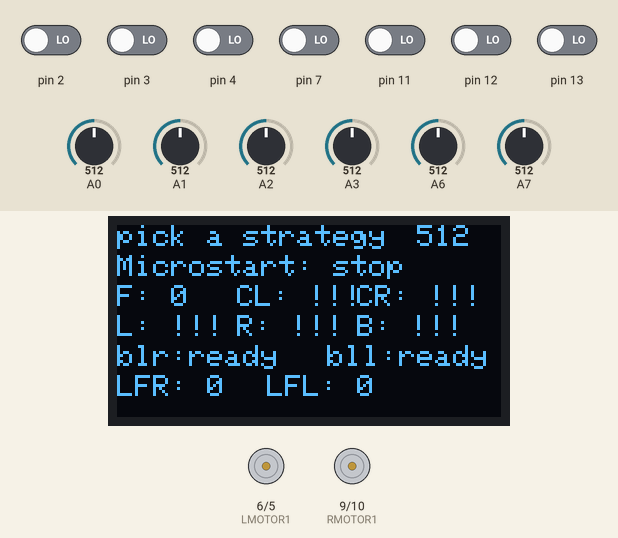
The program below on a simulated Arduino Uno, built with avr-gcc and run on an emulated ATmega328P. On the bench: 128×64 one-colour display, motor-driver pin pairs drawn as motors (green arrow = first pin HIGH = forward, orange = second pin HIGH = backward, longer = more drive). The inputs (shaded band) are chosen by the test bench; at power-on: pin 2–4, pin 7, pin 11–13 LOW, A0 = 512, A1 = 512, A2 = 512, A3 = 512, A6 = 512, A7 = 512. What the program prints to the serial monitor is not drawn.

Above: at 1.2 s.
1.3 s: pin 3 driven HIGH
At 1.6 s:
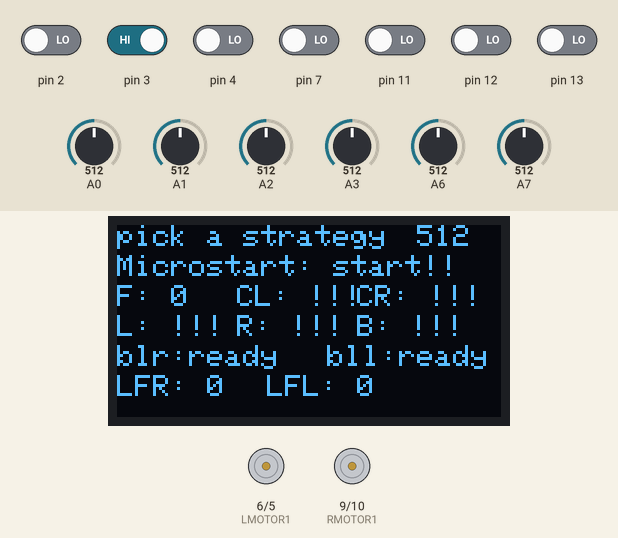
3.8 s: A0 set to 498
At 4.1 s:
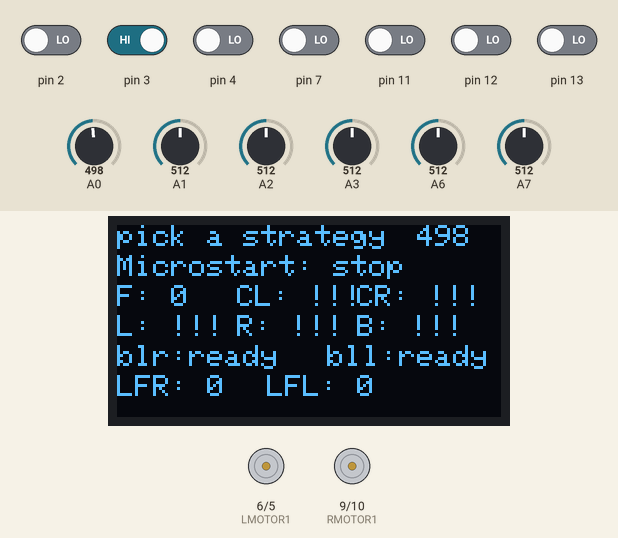
5.4 s: A0 set to 473
At 6.4 s:
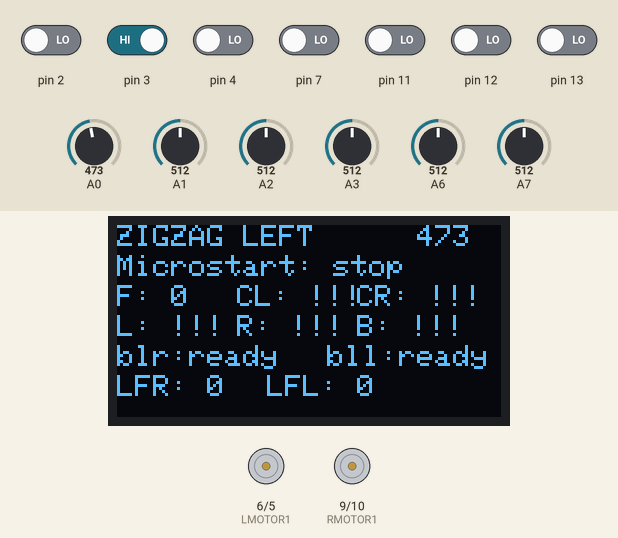
10.1 s: A0 set to 495
At 11.96 s:
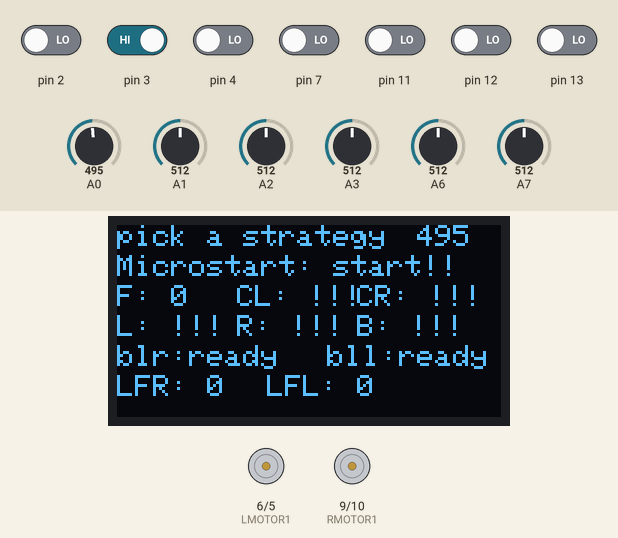
13.0 s: A1 set to 74
14.5 s: A1 set to 62
At 14.94 s:
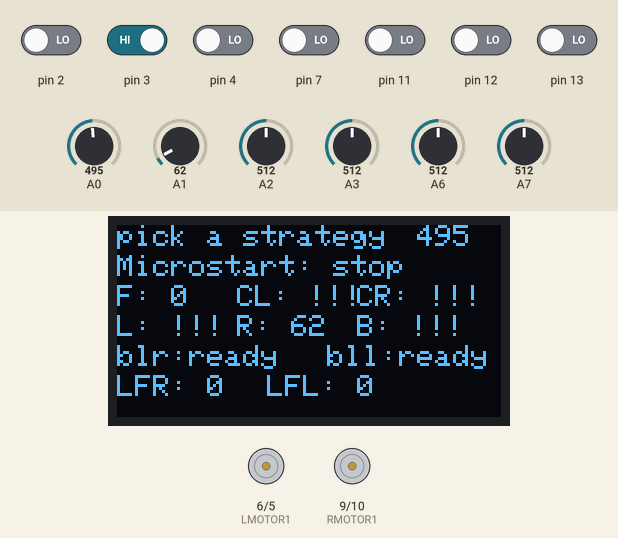
Timing chart, 0 to 17.5 s (numbered marks = the images above; inputs shaded):
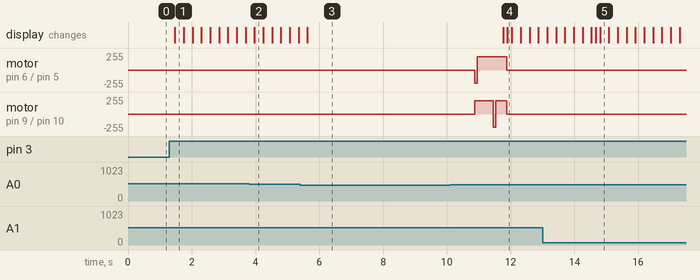

Measured:
- the behaviour switches between 486 and 485 on A0 (found by bisection; images 2 and 3)
- the behaviour switches between 70 and 69 on A1 (found by bisection; images 4 and 5)
- after the input at 1.3 s, the display: changes after 0.17 s (image 1)
- after the input at 3.8 s, the display: changes after 0.16 s (image 2)
- after the input at 5.4 s, the display: changes after 0.22 s (image 3)
- after the input at 10.1 s, the display: first differs from a run without the input after 1.8 s (image 4)
- after the input at 14.5 s, the display: first differs from a run without the input after 0.17 s (image 5 shows a later state)

The program:

main.cpp
```cpp
#include <Arduino.h>
#include <SPI.h>
#include <Wire.h>
#include <Adafruit_GFX.h>
#include <Adafruit_SSD1306.h>

//motor
#define RMOTOR1 9
#define RMOTOR2 10

#define LMOTOR1 6
#define LMOTOR2 5

#define SCREEN_WIDTH 128 // OLED display width, in pixels
#define SCREEN_HEIGHT 64 // OLED display height, in pixels

#define OLED_RESET     -1 // Reset pin # (or -1 if sharing Arduino reset pin)
#define SCREEN_ADDRESS 0x3C // Use 0x3D if 0x3C doesn't work
Adafruit_SSD1306 display(SCREEN_WIDTH, SCREEN_HEIGHT, &Wire, OLED_RESET);

//flag
bool buttonClicked = false; // Initialize the flag
bool startSumo = false;
bool zigzagR = false;
bool start = false;


void attack(){
  analogWrite (RMOTOR1, 200);
  analogWrite (RMOTOR2, 0);
  analogWrite (LMOTOR1, 200);
  analogWrite (LMOTOR2, 0);
  Serial.println ("ATTACK");
}

void forward(){
  analogWrite (RMOTOR1, 83);
  analogWrite (RMOTOR2, 0);
  analogWrite (LMOTOR1, 100);
  analogWrite (LMOTOR2, 0);
  Serial.println ("Forward");
}

void backwards(){
  analogWrite (RMOTOR1, 0);
  analogWrite (RMOTOR2, 180);
  analogWrite (LMOTOR1, 0);
  analogWrite (LMOTOR2, 180);
  Serial.println ("Backward");
}

void right(){
  analogWrite (RMOTOR1, 0);
  analogWrite (RMOTOR2, 200);
  analogWrite (LMOTOR1, 200);
  analogWrite (LMOTOR2, 0);
  Serial.println ("right");
}

void left(){
  analogWrite (RMOTOR1, 200);
  analogWrite (RMOTOR2, 0);
  analogWrite (LMOTOR1, 0);
  analogWrite (LMOTOR2, 200);
  Serial.println ("left");
}
void cornerRight(){
  analogWrite (RMOTOR1, 0);
  analogWrite (RMOTOR2, 120);
  analogWrite (LMOTOR1, 200);
  analogWrite (LMOTOR2, 0);
  Serial.println ("right");
}

void cornerLeft(){
  analogWrite (RMOTOR1, 200);
  analogWrite (RMOTOR2, 0);
  analogWrite (LMOTOR1, 0);
  analogWrite (LMOTOR2, 120);
  Serial.println ("left");
}
void stop(){
  analogWrite (RMOTOR1, 0);
  analogWrite (RMOTOR2, 0);
  analogWrite (LMOTOR1, 0);
  analogWrite (LMOTOR2, 0);
  Serial.println ("STOP");
}


void setup() {

  Serial.begin(9600);

// Display
if(!display.begin(SSD1306_SWITCHCAPVCC, SCREEN_ADDRESS)) {
    Serial.println(F("SSD1306 allocation failed"));
    for(;;);
}
  display.clearDisplay();
  display.setTextSize(1);
  display.setRotation(2);
  display.setTextColor(SSD1306_WHITE);

// SENSORS
  pinMode(2, INPUT);
  pinMode(3, INPUT);
  pinMode(7, INPUT);
  pinMode(8, INPUT);
  pinMode(A0, INPUT);
  pinMode(A1, INPUT);
  pinMode(A2, INPUT);
  pinMode(A3, INPUT);
  pinMode(A6, INPUT);
  pinMode(A7, INPUT);

// MOTOR
  pinMode(5, OUTPUT);
  pinMode(6, OUTPUT);
  pinMode(9, OUTPUT);
  pinMode(10, OUTPUT);

}


void loop() {
  display.clearDisplay();

  int Strategies = analogRead(A0);
  int irStart = digitalRead(2);
  int buttonStart = digitalRead(3);
  int lineLeftBack = digitalRead(7);
  int lineRightBack = digitalRead(12);
  int lineLeft = digitalRead(11);
  int lineRight = digitalRead(13);
  // Sensors
  int irFront = digitalRead(4);
  int irSensorLeft = analogRead(A3);
  int irSensorRight = analogRead(A1);
  int irSensorBack = analogRead(A2);
  int irCornerRight = analogRead(A6);
  int irCornerLeft = analogRead(A7);


if (buttonStart == HIGH) {
  if (!buttonClicked) {
    buttonClicked = true;
    startSumo = !startSumo;
  } else {
    buttonClicked = false;
  }
  delay(100);
}

if (startSumo or irStart == 1) {
  display.setCursor(0, 10);
  display.print(F("Microstart: "));
  display.println("start!!");
  start = true;
} else {
  display.setCursor(0, 10);
  display.print(F("Microstart: "));
  display.println("stop");
  start = false;
}
  display.setCursor(100, 0);
  display.print(Strategies);
  // front sensors
  display.setCursor(0, 20);
  display.print(F("F: "));
  display.print(!irFront ? String(irFront) : "go");

  display.setCursor(40, 20);
  display.print(F("CL: "));
  display.print(irCornerLeft < 100 ? String(irCornerLeft) : "!!!");

  display.setCursor(80, 20);
  display.print(F("CR: "));
  display.print(irCornerRight < 100 ? String(irCornerRight) : "!!!");


  // side and back sensors
  display.setCursor(0, 30);
  display.print(F("L: "));
  display.print(irSensorLeft < 70 ? String(irSensorLeft) : "!!!");

  display.setCursor(40, 30);
  display.print(F("R: "));
  display.print(irSensorRight < 70 ? String(irSensorRight) : "!!!");

  display.setCursor(80, 30);
  display.print(F("B: "));
  display.print(irSensorBack < 70 ? String(irSensorBack) : "!!!");


  // Line sensor
  display.setCursor(0, 50);
  display.print(F("LFR: ")); display.print(lineRight);
  display.setCursor(50, 50);
  display.print(F("LFL: ")); display.print(lineLeft);
  display.setCursor(0, 40);
  display.print(F("blr:"));
  if (lineRightBack){
    display.print(lineLeftBack);
  }else{
    display.print("ready");
  }
  display.setCursor(70, 40);
  display.print(F("bll:"));
  if (lineLeftBack){
    display.print(lineLeftBack);
  }else{
    display.print("ready");
  }


  if (Strategies >= 375 && Strategies <= 388) {
      display.setCursor(0, 0);
      display.print(F("ZIGZAG RIGHT"));
      if(start){
        delay(5000);
        if (!zigzagR){
          right();
          delay(80);
          attack();
          delay(500);
          left();
          delay(80);
          attack();
          delay(200);
          zigzagR = true;
        } else if (lineRight or lineLeft){
          backwards();
          delay(250);
          right();
          delay(250);
        }else if (!lineLeftBack and !lineRightBack){
          attack();
        }else if (irFront){
          attack();
        }else if (irCornerLeft > 100 ){
          cornerLeft();
        }else if (irCornerRight > 100){
          cornerRight();
        }else if (irSensorLeft > 100){
          left();
        }else if (irSensorRight > 100){
          right();
        }else if(irSensorBack > 100){
          right();
          delay(250);
        }
        else{
          forward();
        }
      }else if(!irStart){
        stop();
        start = false;
      }
  } else if (Strategies >= 390 && Strategies <= 485) {
      display.setCursor(0, 0);
      display.print(F("ZIGZAG LEFT"));
      if(start){
        delay(5000);
        if (!zigzagR){
          left();
          delay(80);
          attack();
          delay(500);
          right();
          delay(80);
          attack();
          delay(200);
          zigzagR = true;
        } else if (lineRight or lineLeft){
          backwards();
          delay(250);
          right();
          delay(250);
        }else if (!lineLeftBack and !lineRightBack){
          attack();
        }else if (irFront){
          attack();
        }else if (irCornerLeft > 100 ){
          left();
        }else if (irCornerRight > 100){
          right();
        }else if (irSensorLeft > 100){
          left();
        }else if (irSensorRight > 100){
          right();
        }else if(irSensorBack > 100){
          right();
          delay(250);
        }
        else{
          forward();
        }
      }else if(!irStart){
        stop();
        start = false;
      }
  } else if (Strategies >= 410 && Strategies <= 423) {
      display.setCursor(0, 0);
      display.print(F("Strategy 3"));
    if(start){
      delay(5000);
      if (irFront) {
          attack();
        }
      else if (irCornerLeft > 100) {
          left();
        }
      else{
        forward();
      }
    }
  } else if (Strategies >= 427 && Strategies <= 440) {
      display.setCursor(0, 0);
      display.print(F("Strategy 4"));


  } else {
      display.setCursor(0, 0);
      display.print(F("pick a strategy"));
      stop();
  }
  display.display();
}
```
